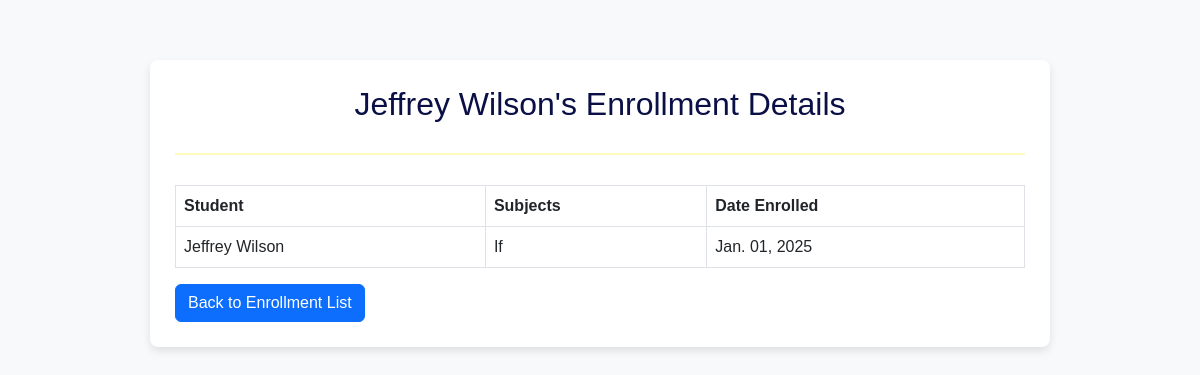
/student/2/enrollments/, run on an earlier commit of the app's database.
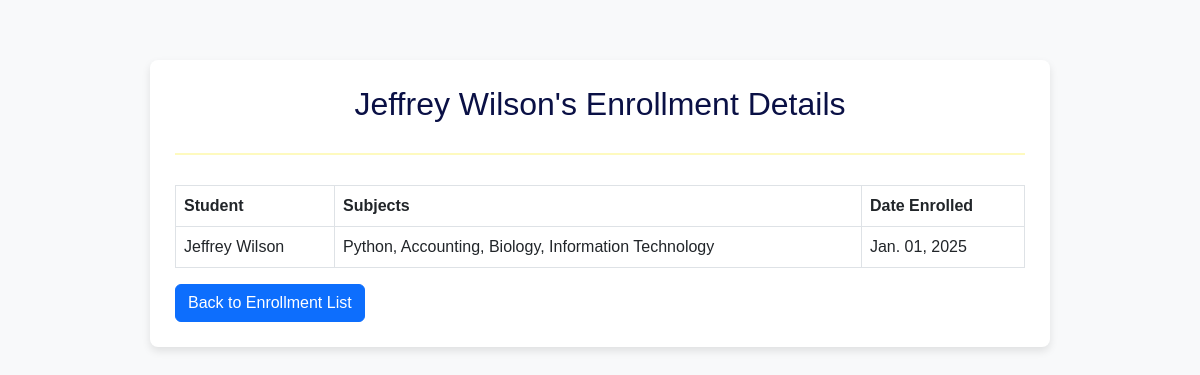
And on a later commit of the database.
### school/models.py (models this page shows, shortened)
class Student(models.Model):
    name = models.CharField(max_length=100)
    age = models.IntegerField()
    grade = models.CharField(max_length=10)
    parent = models.ForeignKey(Parent, on_delete=models.CASCADE)
    subjects = models.ManyToManyField(Subject)

class Subject(models.Model):
    name = models.CharField(max_length=100)

### school/views.py (the view)
# urls.py: path('student/<int:student_id>/enrollments/', views.student_enrollment_detail, name='student_enrollment_detail'), # Enrollment Detail
def student_enrollment_detail(request, student_id):
    student = Student.objects.get(id=student_id)
    enrollments = Enrollment.objects.filter(student=student)
    enrollment_details = [
        {
            "student": enrollment.student.name,
            "subjects": ", ".join(subject.name for subject in enrollment.subjects.all()) or "-",
            "date_enrolled": enrollment.date_enrolled.strftime("%b. %d, %Y"),
        }
        for enrollment in enrollments
    ]
    context = {
        'student': student,
        'enrollment_details': enrollment_details,
    }
    return render(request, 'student_enrollment_detail.html', context)

### school/templates/student_enrollment_detail.html (shortened to what this page needs)
<!DOCTYPE html>
<html lang="en">
<head>
    <link href="https://cdn.jsdelivr.net/npm/bootstrap@5.3.0-alpha1/dist/css/bootstrap.min.css" rel="stylesheet">
    <link href="https://cdnjs.cloudflare.com/ajax/libs/bootstrap-icons/1.10.5/font/bootstrap-icons.min.css" rel="stylesheet">
</head>
<body>
    <div class="container">
        <h2>{{ student.name }}'s Enrollment Details</h2>
        <hr>
        <table class="table table-bordered">
            <thead>
                <tr>
                    <th>Student</th>
                    <th>Subjects</th>
                    <th>Date Enrolled</th>
                </tr>
            </thead>
            <tbody>
                {% for detail in enrollment_details %}
                <tr>
                    <td>{{ detail.student }}</td>
                    <td>{{ detail.subjects }}</td>
                    <td>{{ detail.date_enrolled }}</td>
                </tr>
                {% endfor %}
            </tbody>
        </table>
        <a href="{% url 'enrollment_list' %}" class="btn btn-primary">Back to Enrollment List</a>
    </div>
</body>
</html>

What changed in the data, as far as the page shows it:
no longer on this page (row edited): Subject: subjects "If"
Also different on the page:
new list line: "Jeffrey Wilson"
new list line: "Python, Accounting, Biology, Information Technology Jan. 01, 2025"
list line gone: "Jeffrey Wilson"
list line gone: "Jan. 01, 2025"
